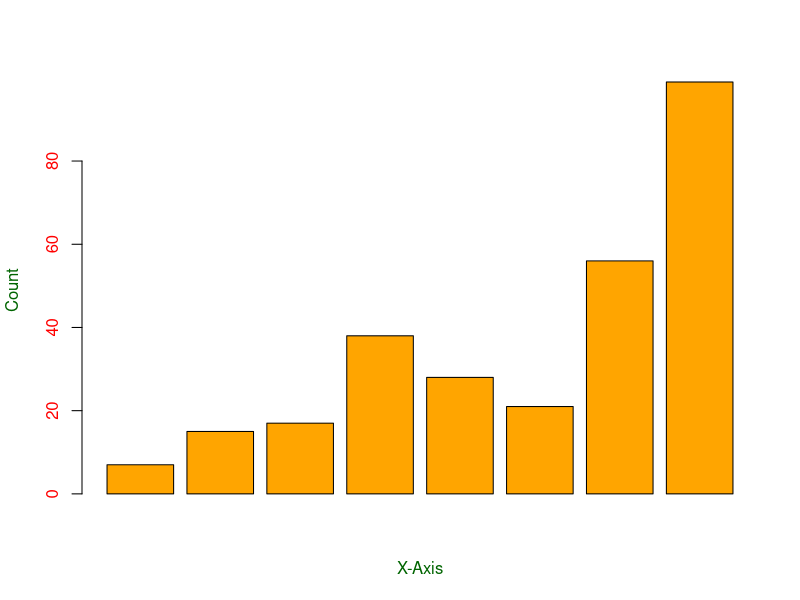
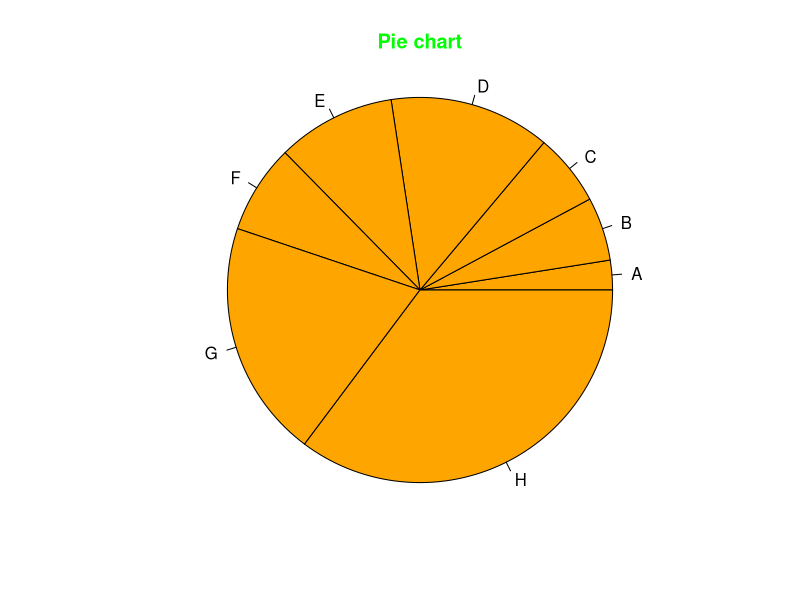
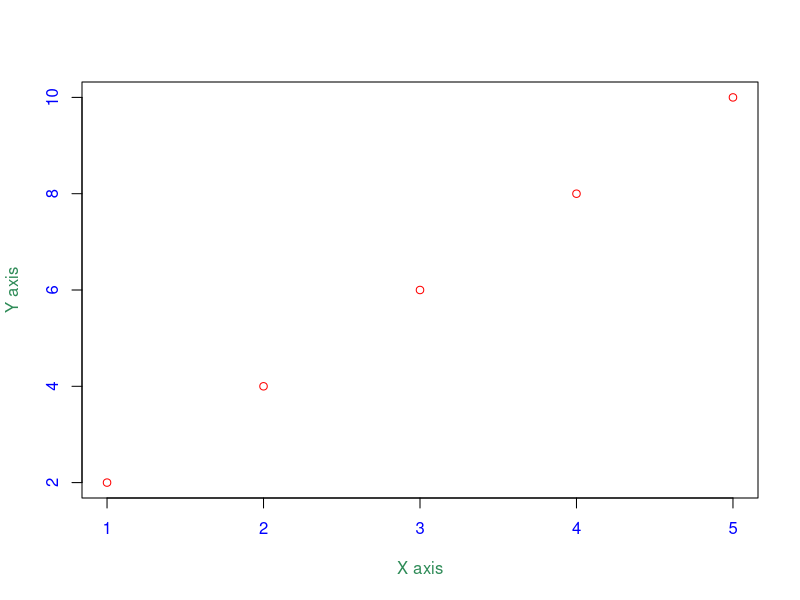

Generate these figures, in order, with R:
######      	                  Q1	

#The second c in the R code stands for "combine" or "concatenate."
# Create the vector using the c() function
my_vector <- c(5, 10, 15, 20, 25, 30)
mini = min(my_vector)
maxi = max(my_vector)

#paste is used to concatenate value mini and string
print(paste(mini,"Minimum"))
print(paste(maxi, "maximum"))

#####                                Q2

num = as.integer(readline(prompt="Enter a number: "))
num=6
factorial = 1
if(num < 0) {
print("Sorry, factorial does not exist for negative numbers")
} else if(num == 0) {
print("The factorial of 0 is 1")
} else {
for(i in 1:num) {
factorial = factorial * i
}
print(paste("The factorial of", num ,"is",factorial))
}

#####                            Q3(dont use "next" its a keyword in r)

num = as.integer(readline(prompt="How many fibonacci no's:"))
num = 5
prev <- 0
curr <- 1
v <- c()
v <- c(v, prev)
v <- c(v, curr)
for(i in 1:num){
  	nex <- prev + curr
  	v <- c(v, nex)
  	prev <- curr
  	curr <- nex
}
print("Fibonacci series:")
print(v)

#####                            Q4(stop - to raise exception)
add <- function(x,y){
	return (x+y)
}
sub <- function(x,y){
	return (x*y)
}
mul <- function(x,y){
	return (x-y)
}
div <- function(x,y){
	if(y == 0)
	stop("Can't divide by zero")
	return (x/y)
}
choice = '/'
x = 40
y = 40
result <- 0
result <- switch(choice,
	 "+"=add(x,y),
	 "-"=sub(x,y),
	 "*"=(mul(x,y)),
	 "/"=div(x,y),
	 "invalid input")
print(result)

#####                                        Q5
y <- c("A", "B", "C", "D", "E", "F", "G", "H")
x = c(7,15,17,38,28,21,56,99)
barplot(x,xlab = "X-Axis",ylab = "Count",col = "orange",col.axis = "red",col.lab= "darkgreen")
pie(x,labels = y,col = "orange",main = "Pie chart",radius = 1,col.main = "green")

x <- c(1, 2, 3, 4, 5)
y <- c(2, 4, 6, 8, 10)

# Create a scatter plot
plot(x, y,
     xlab = "X axis",       # Label for x-axis
     ylab = "Y axis",       # Label for y-axis
     col = "red",
     col.lab = "seagreen", col.axis = "blue")  


